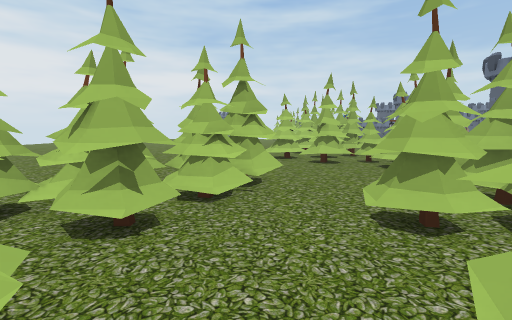
[1] (above)

24 first-person views from a walk through a scene from a Unity 3-D project. The camera is 1.4 m above the floor, tilts 6° down and sees 85° across. The floor is counted in squares, 2 m on a side. Each view is taken from the middle of a square. On the plan, view 1 faces up. The plan holds only what a view shows up to about 9 squares ahead; the rest is blank. The place goes on beyond the plan.

[2]
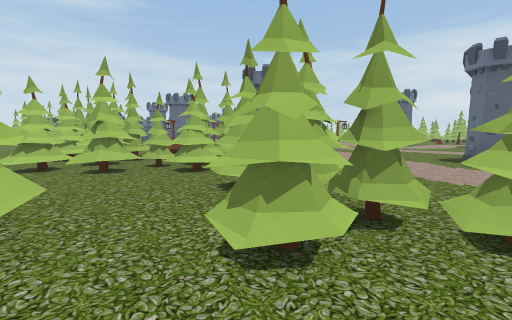

[3]
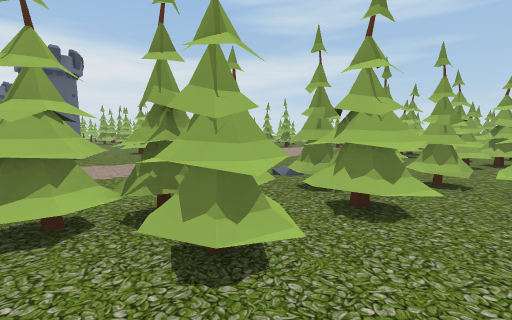

[4]
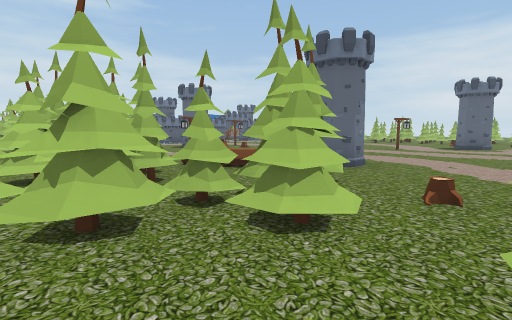

[5]
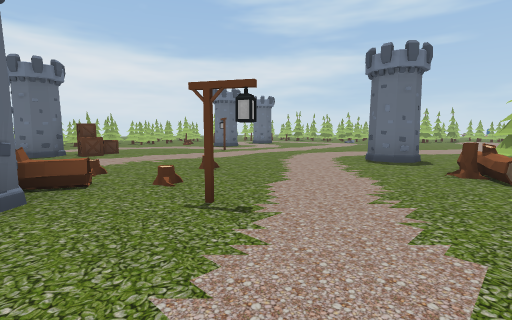

[6]
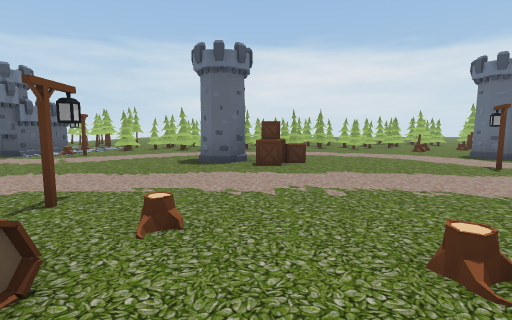

[7]
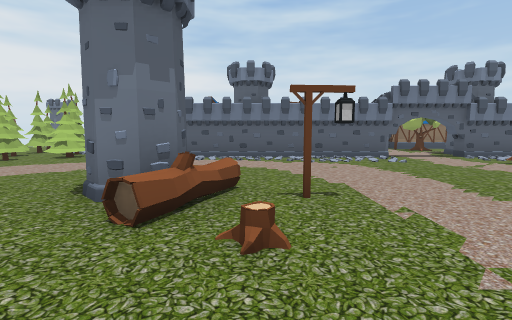

[8]
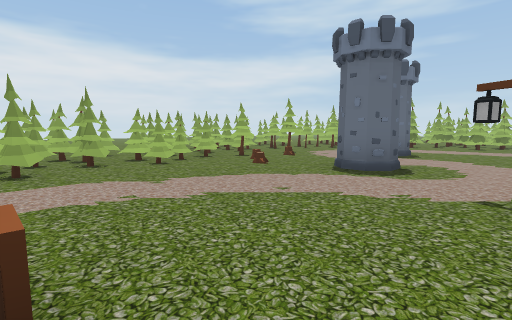

[9]
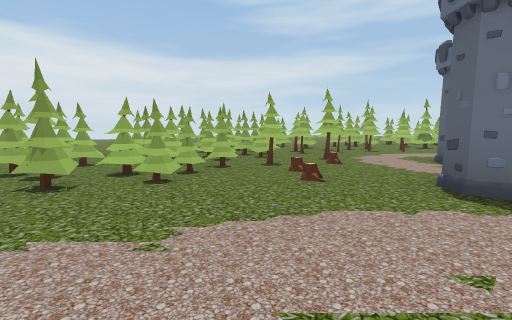

[10]
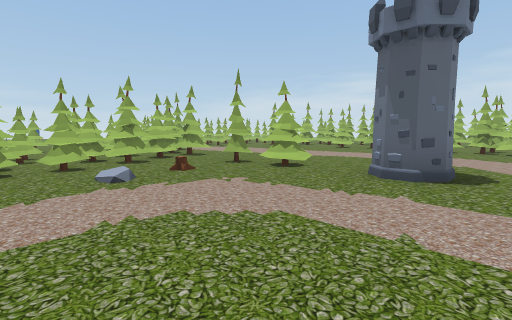

[11]
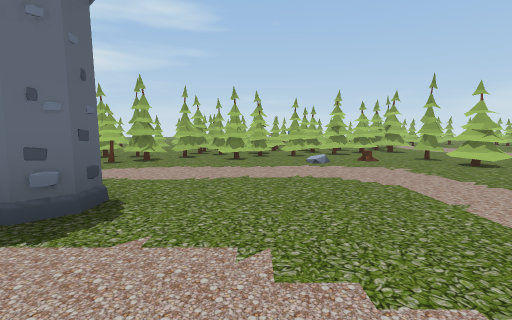

[12]
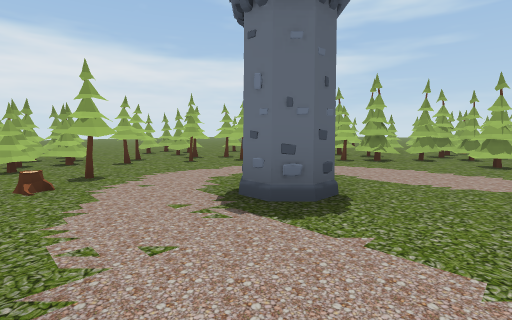

[13]
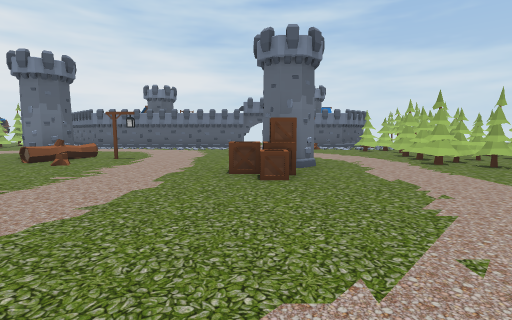

[14]
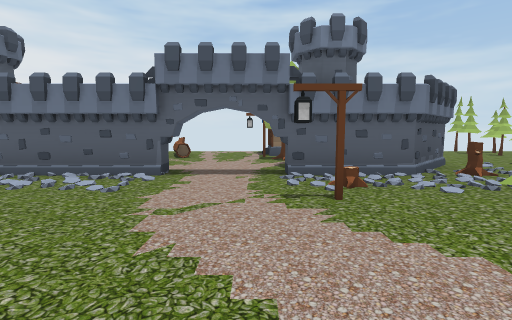

[15]
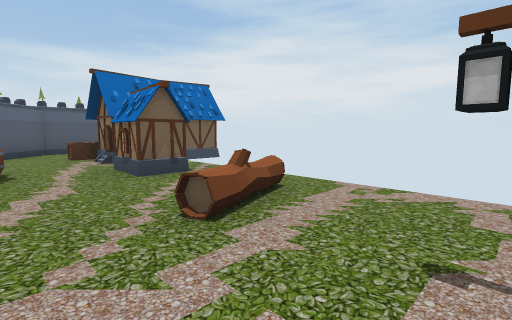

[16]
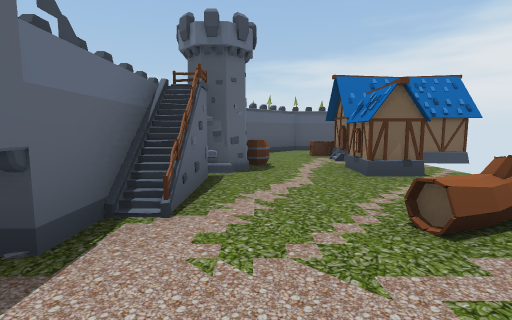

[17]
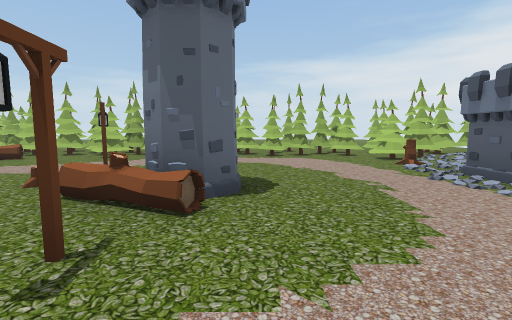

[18]
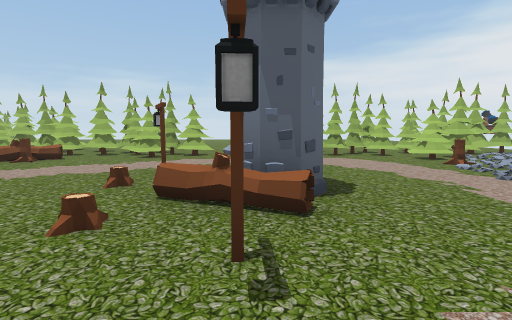

[19]
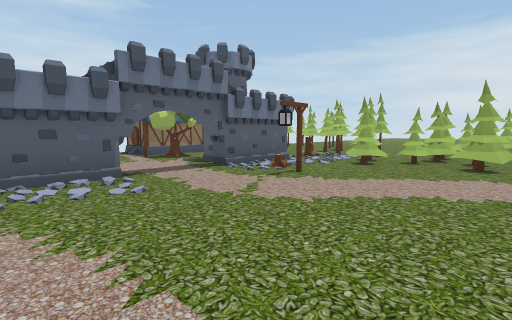

[20]
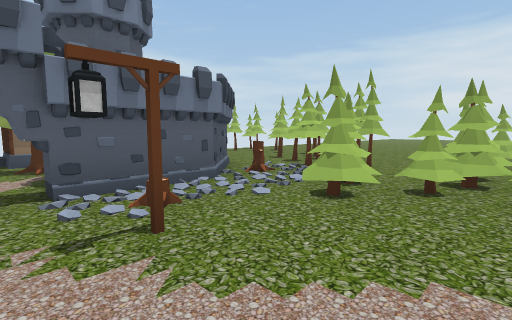

[21]
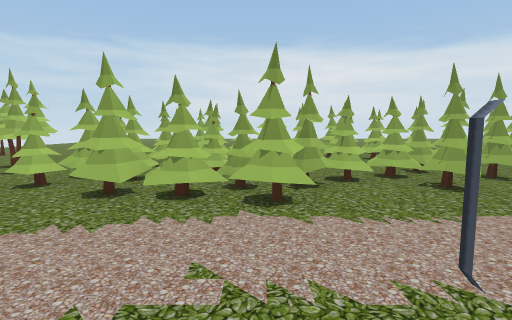

[22]
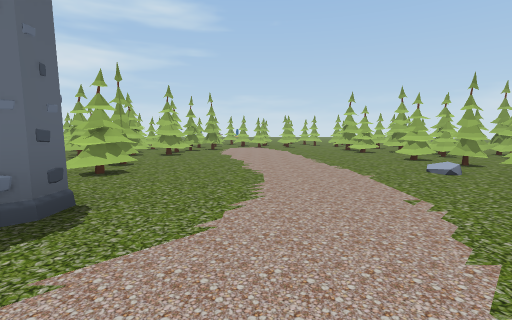

[23]
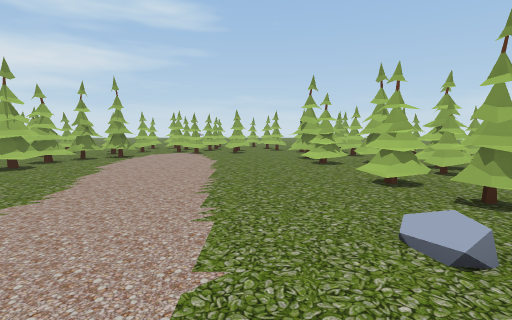

[24]
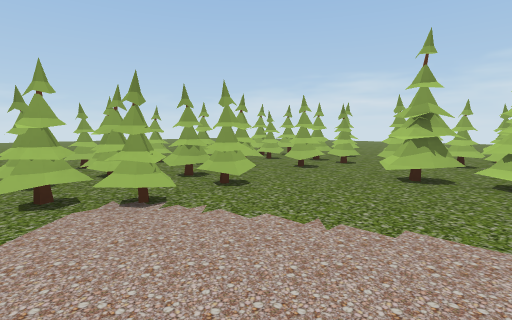

### Floor plan
Key: @ floor where view 1 was taken; # wall or solid block; x gap in a wall; . main floor; : floor 0.25 m higher than the main floor; / step, stairs or slope; = window, fence, low wall or low ledge; ^ raised ledge; v drop or lower ground; T thing the floor can be seen under or through; O other object.
Columns run from 5 left of view 1 to 23 right of it. Each row starts with its distance up from view 1.
 24             OO
 23             OO......O    ##
 22        ###.OOOO..O..OO  .##
 21        ^##.......O.OO.  ..#
 20        ####..OO......  #####
 19        ###O   #////O.  T^^...
 18        ^#=O##= v##..OOOTTT...
 17        ##..........O..#TT...
 16        ##............./TTT..
 15        ^^............./TTTx#
 14        //....O.O......==#=..
 13         =....O........###
 12       ..#..O......O....## ##
 11       .##:........O...#/=###
 10       .##............../=###
  9       .##OO............///.#
  8      ..##OO............#//.=
  7 .  . .^x...O.....O.....#=##.
  6 .. .  #^##.........O../####
  5 ........#=..............##
  4  ..#^^.................x=##.
  3   .^#..^#...........O...^...#
  2    ##.##.....O...........^..
  1      .^x................^###
  0      @##.............. #^ #
 -1      ^#.......#......^
 -2      ..#......#...##.##
 -3     #..^........#######
 -4     ###......^^^^#####.
 -5     .##/=.....^#x# .#
 -6     ##=/^....#.. . ##
 -7     ###........# .
 -8     #=#...##. .###
 -9     .##.#.###

Where each view was taken, in squares from view 1:
view 1: 0 up, 0 right, facing up
view 2: 1 up, 0 right, facing up-right
view 3: 3 up, 0 right, facing down-right
view 4: 4 up, 1 right, facing up-right
view 5: 14 up, 4 right, facing down-right
view 6: 12 up, 7 right, facing right
view 7: 11 up, 9 right, facing up
view 8: 11 up, 12 right, facing down-right
view 9: 10 up, 14 right, facing down-right
view 10: 3 up, 13 right, facing down-left
view 11: 5 up, 13 right, facing down
view 12: 5 up, 13 right, facing down-right
view 13: 7 up, 13 right, facing up
view 14: 14 up, 14 right, facing up
view 15: 20 up, 14 right, facing up-left
view 16: 20 up, 14 right, facing left
view 17: 15 up, 11 right, facing left
view 18: 14 up, 11 right, facing left
view 19: 14 up, 11 right, facing up-right
view 20: 15 up, 14 right, facing up-right
view 21: 13 up, 14 right, facing right
view 22: 4 up, 6 right, facing down
view 23: 1 up, 4 right, facing down
view 24: 5 down, 7 right, facing down-left
